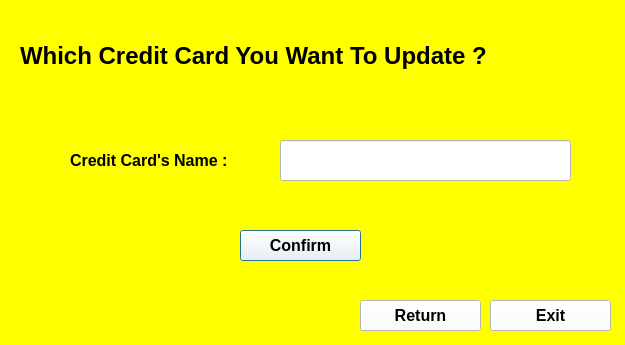
<?xml version="1.0" encoding="UTF-8"?>
<ui version="4.0">
 <class>Dialog</class>
 <widget class="QDialog" name="Dialog">
  <property name="geometry">
   <rect>
    <x>0</x>
    <y>0</y>
    <width>625</width>
    <height>345</height>
   </rect>
  </property>
  <property name="windowTitle">
   <string>Dialog</string>
  </property>
  <property name="styleSheet">
   <string notr="true">background-color: rgb(255, 255, 0);</string>
  </property>
  <widget class="QPushButton" name="Confirm">
   <property name="geometry">
    <rect>
     <x>240</x>
     <y>230</y>
     <width>121</width>
     <height>31</height>
    </rect>
   </property>
   <property name="font">
    <font>
     <family>MS Sans Serif</family>
     <pointsize>12</pointsize>
     <weight>75</weight>
     <bold>true</bold>
    </font>
   </property>
   <property name="styleSheet">
    <string notr="true">background-color:white;</string>
   </property>
   <property name="text">
    <string>Confirm</string>
   </property>
  </widget>
  <widget class="QLineEdit" name="CreditCardName">
   <property name="geometry">
    <rect>
     <x>280</x>
     <y>140</y>
     <width>291</width>
     <height>41</height>
    </rect>
   </property>
   <property name="styleSheet">
    <string notr="true">background-color: rgb(255, 255, 255);</string>
   </property>
  </widget>
  <widget class="QLabel" name="label">
   <property name="geometry">
    <rect>
     <x>70</x>
     <y>150</y>
     <width>191</width>
     <height>20</height>
    </rect>
   </property>
   <property name="font">
    <font>
     <family>MS Sans Serif</family>
     <pointsize>12</pointsize>
     <weight>75</weight>
     <bold>true</bold>
    </font>
   </property>
   <property name="text">
    <string>Credit Card's Name : </string>
   </property>
  </widget>
  <widget class="QLabel" name="label_2">
   <property name="geometry">
    <rect>
     <x>20</x>
     <y>30</y>
     <width>591</width>
     <height>51</height>
    </rect>
   </property>
   <property name="font">
    <font>
     <family>MS Sans Serif</family>
     <pointsize>18</pointsize>
     <weight>75</weight>
     <bold>true</bold>
    </font>
   </property>
   <property name="text">
    <string>Which Credit Card You Want To Update ?</string>
   </property>
  </widget>
  <widget class="QPushButton" name="ReturnButton">
   <property name="geometry">
    <rect>
     <x>360</x>
     <y>300</y>
     <width>121</width>
     <height>31</height>
    </rect>
   </property>
   <property name="font">
    <font>
     <family>MS Sans Serif</family>
     <pointsize>12</pointsize>
     <weight>75</weight>
     <bold>true</bold>
    </font>
   </property>
   <property name="styleSheet">
    <string notr="true">background-color:white;</string>
   </property>
   <property name="text">
    <string>Return</string>
   </property>
  </widget>
  <widget class="QPushButton" name="ExitButton">
   <property name="geometry">
    <rect>
     <x>490</x>
     <y>300</y>
     <width>121</width>
     <height>31</height>
    </rect>
   </property>
   <property name="font">
    <font>
     <family>MS Sans Serif</family>
     <pointsize>12</pointsize>
     <weight>75</weight>
     <bold>true</bold>
    </font>
   </property>
   <property name="styleSheet">
    <string notr="true">background-color:white;</string>
   </property>
   <property name="text">
    <string>Exit</string>
   </property>
  </widget>
 </widget>
 <resources/>
 <connections/>
</ui>
